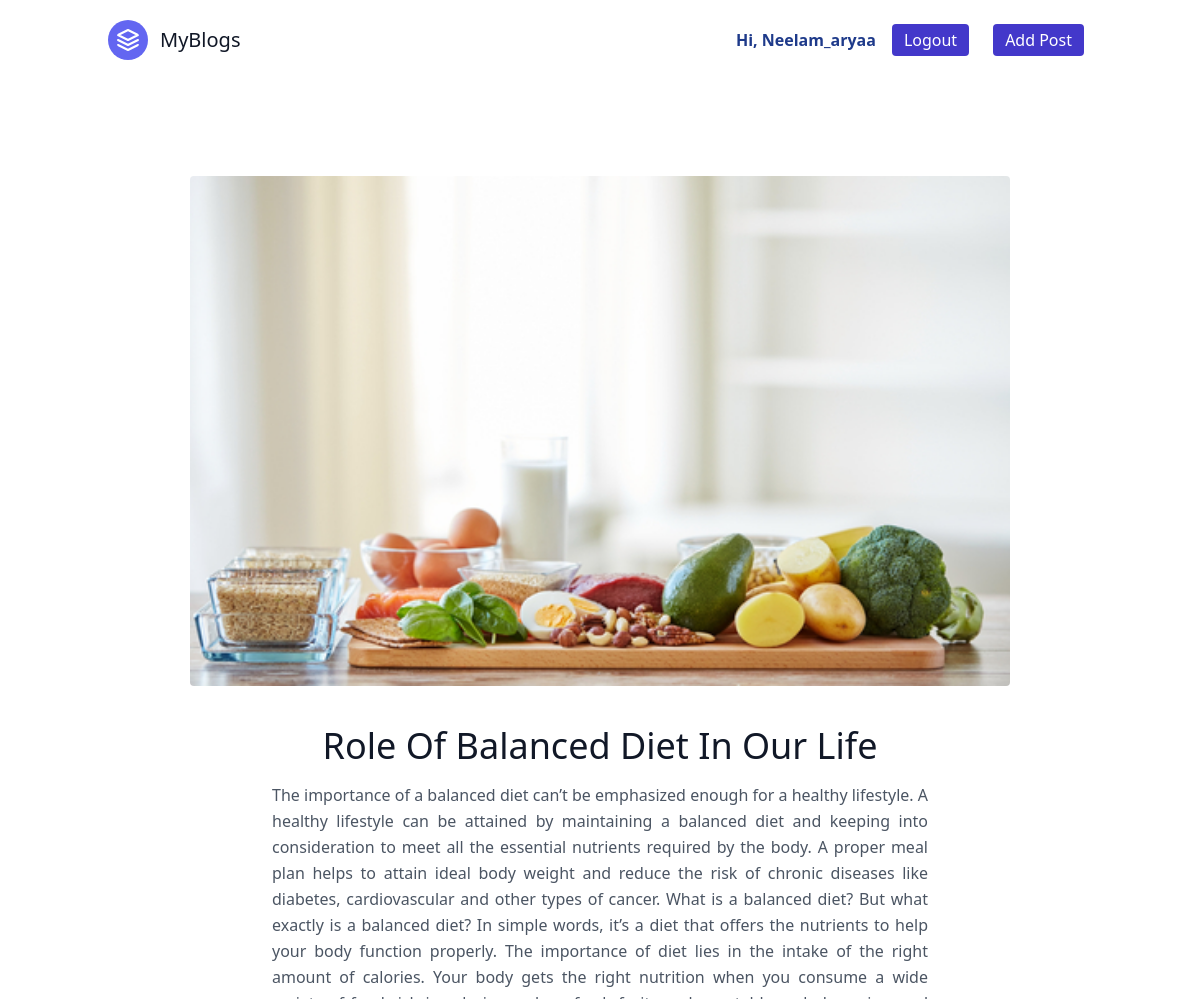
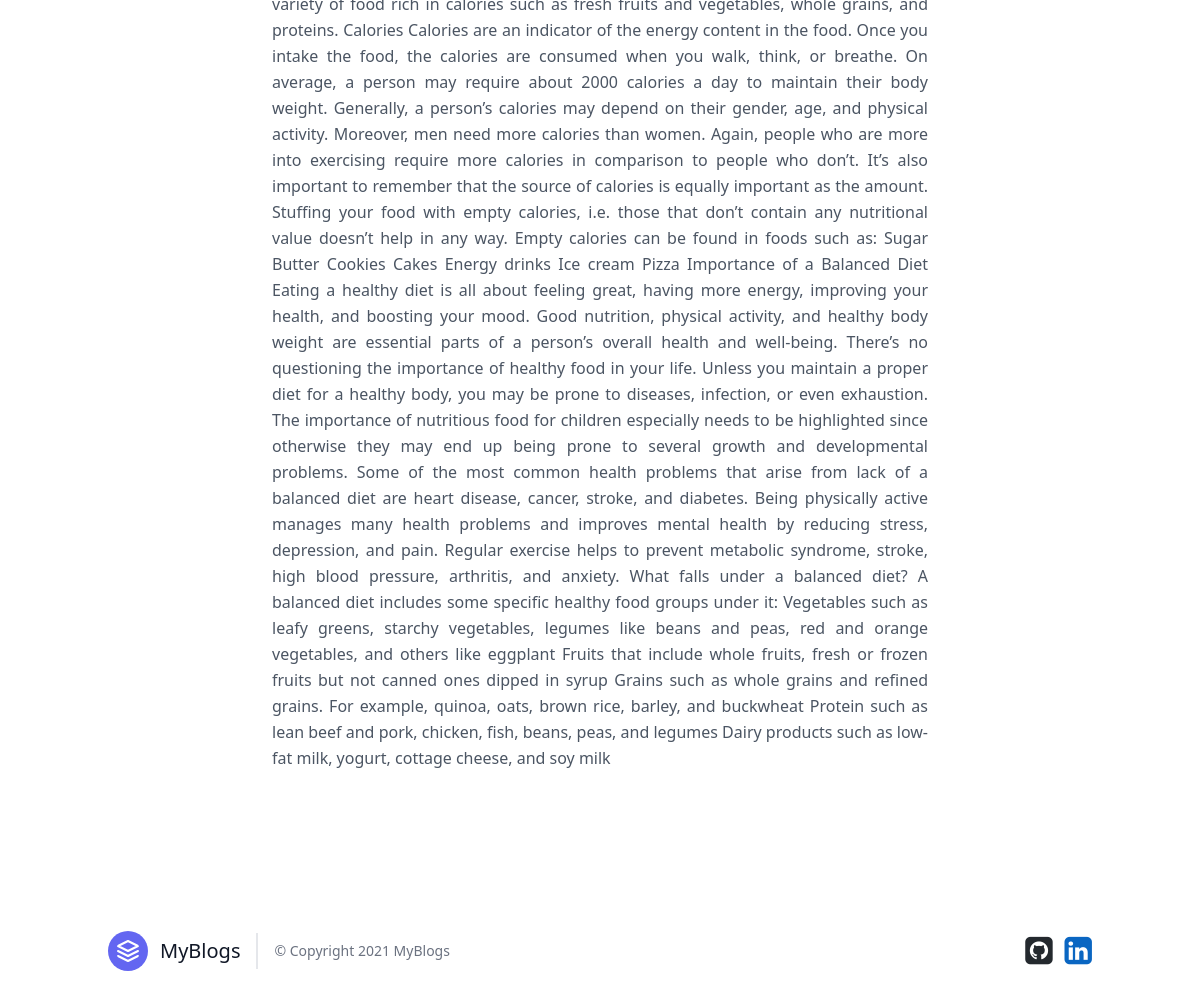
Screenshot of /post/1 (signed in) with the database file from the repository (2 pictures, top to bottom).
### main/models.py (models this page shows)
class Post(models.Model):
    photo = models.ImageField(upload_to='pics')
    category = models.CharField(max_length=200)
    title = models.CharField(max_length=200)
    description = models.TextField()
    content = models.TextField()

### main/views.py (the view)
# urls.py: path("post/<int:id>", views.post, name="post"),
@login_required(login_url='/accounts/login')
def post(request, id):
    post = Post.objects.get(id=id)
    return render(request, 'post-page.html', {"post": post})

### templates/post-page.html
{% extends "base.html" %} {% block content %}
<section class="text-gray-600 body-font">
    <div class="container mx-auto flex px-5 py-24 items-center justify-center flex-col">
      <img class="w-5/6 mb-10 object-cover object-center rounded" alt="hero" src="{{post.photo.url}}">
      <div class="text-center lg:w-2/3 w-full">
        <h1 class="title-font sm:text-4xl text-3xl mb-4 font-medium text-gray-900">{{post.title}}</h1>
        <div class="mb-8 text-justify leading-relaxed">{{post.content}}</div>
      </div>
    </div>
  </section>
{% endblock %}

### templates/base.html (shortened to what this page needs)
<!DOCTYPE html>
<html lang="en">
  <head>
    <link
      href="https://unpkg.com/tailwindcss@^2/dist/tailwind.min.css"
      rel="stylesheet"
    />
    <link
      rel="stylesheet"
      href="https://stackpath.bootstrapcdn.com/font-awesome/4.7.0/css/font-awesome.min.css"
    />
  </head>
  <body>
    <header class="text-gray-600 body-font">
      <div
        class="container mx-auto flex flex-wrap p-5 flex-col md:flex-row items-center"
      >
        <a
          href="/"
          class="flex title-font font-medium items-center text-gray-900 mb-4 md:mb-0"
        >
          <svg
            xmlns="http://www.w3.org/2000/svg"
            fill="none"
            stroke="currentColor"
            stroke-linecap="round"
            stroke-linejoin="round"
            stroke-width="2"
            class="w-10 h-10 text-white p-2 bg-indigo-500 rounded-full"
            viewBox="0 0 24 24"
          >
            <path
              d="M12 2L2 7l10 5 10-5-10-5zM2 17l10 5 10-5M2 12l10 5 10-5"
            ></path>
          </svg>
          <span class="ml-3 text-xl">MyBlogs</span>
        </a>
        <nav
          class="md:ml-auto flex flex-wrap items-center text-base justify-center"
        >
          {% if user.is_authenticated %}
          <a class="text-blue-900 font-semibold capitalize"
            >Hi, {{user.username}}</a
          >
          <a
            href="/accounts/logout"
            class="inline-flex items-center bg-indigo-700 border-0 py-1 px-3 focus:outline-none hover:bg-indigo-800 rounded text-white mx-4 mt-4 md:mt-0"
            >Logout</a
          >
          {% endif %} {% if user.is_superuser %}
          <a
            href="/post/add"
            class="inline-flex items-center bg-indigo-700 border-0 py-1 px-3 focus:outline-none hover:bg-indigo-800 rounded text-white mx-2 mt-4 md:mt-0"
            >Add Post</a
          >
          {% endif %}
        </nav>
      </div>
    </header>
    {% block content %} {% endblock %}
    <footer class="text-gray-600 body-font">
      <div
        class="container px-5 py-8 mx-auto flex items-center sm:flex-row flex-col"
      >
        <a
          class="flex title-font font-medium items-center md:justify-start justify-center text-gray-900"
        >
          <svg
            xmlns="http://www.w3.org/2000/svg"
            fill="none"
            stroke="currentColor"
            stroke-linecap="round"
            stroke-linejoin="round"
            stroke-width="2"
            class="w-10 h-10 text-white p-2 bg-indigo-500 rounded-full"
            viewBox="0 0 24 24"
          >
            <path
              d="M12 2L2 7l10 5 10-5-10-5zM2 17l10 5 10-5M2 12l10 5 10-5"
            ></path>
          </svg>
          <span class="ml-3 text-xl">MyBlogs</span>
        </a>
        <p
          class="text-sm text-gray-500 sm:ml-4 sm:pl-4 sm:border-l-2 sm:border-gray-200 sm:py-2 sm:mt-0 mt-4"
        >
          © Copyright 2021 MyBlogs
        </p>
        <span
          class="inline-flex sm:ml-auto sm:mt-0 mt-4 justify-center sm:justify-start"
        >
          <a
            class="ml-3 text-gray-500 cursor-pointer"
            href="https://github.com/NeelamAryaa"
            style="color: #24292e"
            target="_blank"
          >
            <i class="fa fa-github-square fa-2x" aria-hidden="true"></i>
          </a>
          <a
            class="ml-3 text-gray-500 cursor-pointer"
            href="https://www.linkedin.com/in/neelam-aryaa-121a441a8"
            target="_blank"
          >
            <i
              class="fa fa-linkedin-square fa-2x"
              aria-hidden="true"
              style="color: #0a66c2"
            ></i>
          </a>
        </span>
      </div>
    </footer>
  </body>
</html>

### rows the page displays
Post: photo (picture), title "Role Of Balanced Diet In Our Life", content "The importance of a balanced diet can’t be emphasized enough for a healthy lifestyle. A healthy lifestyle can be attained by maintaining a balanced diet and keeping into consideration to meet all the essential nutrients required by the body. A proper meal plan helps to attain ideal body weight and reduce the risk of chronic diseases like diabetes, cardiovascular and other types of cancer. What is a balanced diet? But what exactly is a balanced diet? In simple words, it’s a diet that offers the nutrients to help your body function properly. The importance of diet lies in the intake of the right amount of calories. Your body gets the right nutrition when you consume a wide variety of food…"

### other values shown
{{ user.username }} "Neelam_aryaa"
